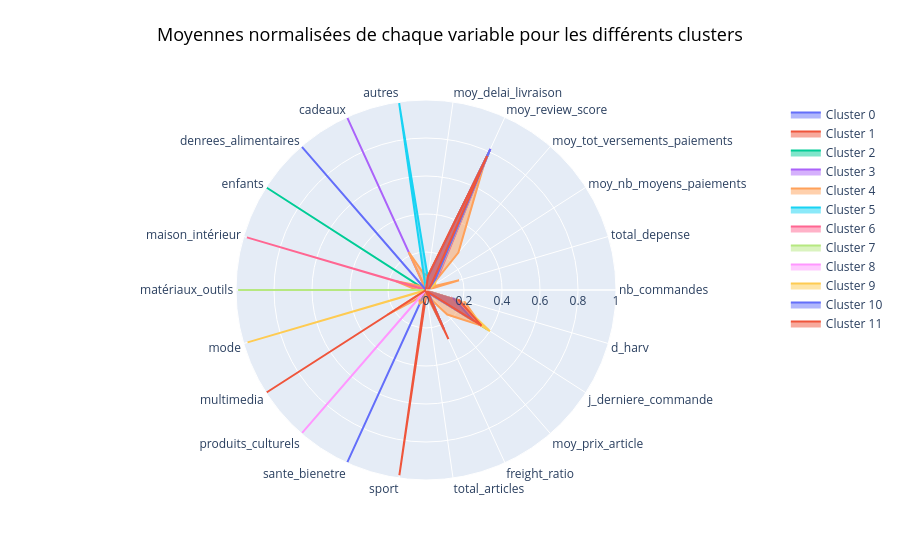

This figure's notebook cell:
### Code cell
#Cette fonction permet de représenter les groupes sur un radar de variables
cercle_kmeans(X_mm_clusters_moy, "kmeans_label")

### Figure 1 — Plotly figure (JSON) as saved in the notebook; plotly's stock layout.template omitted (floating-point values rounded to 4 significant figures)
{"data": [{"fill": "toself", "name": "Cluster 0", "r": [0.004198, 0.01915, 0.009656, 0.09561, 0.8065, 0.06739, 0.001259, 0, 0.0002799, 0, 0, 0, 0, 0.0008396, 0.0004198, 0.9972, 0, 0.01046, 0.2016, 0.01799, 0.3215, 0.1657], "theta": ["nb_commandes", "total_depense", "moy_nb_moyens_paiements", "moy_tot_versements_paiements", "moy_review_score", "moy_delai_livraison", "autres", "cadeaux", "denrees_alimentaires", "enfants", "maison_intérieur", "matériaux_outils", "mode", "multimedia", "produits_culturels", "sante_bienetre", "sport", "total_articles", "freight_ratio", "moy_prix_article", "j_derniere_commande", "d_harv"], "type": "scatterpolar"}, {"fill": "toself", "name": "Cluster 1", "r": [0.009417, 0.01862, 0.02059, 0.06374, 0.8041, 0.06817, 0.001314, 0.002628, 0.000657, 0.001314, 0, 0.001314, 0, 0.001752, 0.000657, 0.005256, 0.9851, 0.01601, 0.2085, 0.01619, 0.3502, 0.1654], "theta": ["nb_commandes", "total_depense", "moy_nb_moyens_paiements", "moy_tot_versements_paiements", "moy_review_score", "moy_delai_livraison", "autres", "cadeaux", "denrees_alimentaires", "enfants", "maison_intérieur", "matériaux_outils", "mode", "multimedia", "produits_culturels", "sante_bienetre", "sport", "total_articles", "freight_ratio", "moy_prix_article", "j_derniere_commande", "d_harv"], "type": "scatterpolar"}, {"fill": "toself", "name": "Cluster 2", "r": [0.003012, 0.01917, 0.02108, 0.08175, 0.8093, 0.06593, 0, 0.001506, 0, 0.9957, 0.000502, 0, 0, 0, 0.002259, 0, 0, 0.009173, 0.1943, 0.01798, 0.3866, 0.1596], "theta": ["nb_commandes", "total_depense", "moy_nb_moyens_paiements", "moy_tot_versements_paiements", "moy_review_score", "moy_delai_livraison", "autres", "cadeaux", "denrees_alimentaires", "enfants", "maison_intérieur", "matériaux_outils", "mode", "multimedia", "produits_culturels", "sante_bienetre", "sport", "total_articles", "freight_ratio", "moy_prix_article", "j_derniere_commande", "d_harv"], "type": "scatterpolar"}, {"fill": "toself", "name": "Cluster 3", "r": [0.002181, 0.02413, 0.02217, 0.1034, 0.8054, 0.06934, 0.0005453, 0.9959, 0, 0.000727, 0.0002726, 0, 0, 0.001091, 0.0003635, 0.001091, 0, 0.00694, 0.151, 0.02307, 0.3355, 0.1745], "theta": ["nb_commandes", "total_depense", "moy_nb_moyens_paiements", "moy_tot_versements_paiements", "moy_review_score", "moy_delai_livraison", "autres", "cadeaux", "denrees_alimentaires", "enfants", "maison_intérieur", "matériaux_outils", "mode", "multimedia", "produits_culturels", "sante_bienetre", "sport", "total_articles", "freight_ratio", "moy_prix_article", "j_derniere_commande", "d_harv"], "type": "scatterpolar"}, {"fill": "toself", "name": "Cluster 4", "r": [0.003527, 0.1814, 0.0291, 0.2604, 0.75, 0.07777, 0.0873, 0.2196, 0, 0.04233, 0.164, 0.04762, 0.005291, 0.2407, 0.05556, 0.07937, 0.0582, 0.01251, 0.0474, 0.1708, 0.3467, 0.2099], "theta": ["nb_commandes", "total_depense", "moy_nb_moyens_paiements", "moy_tot_versements_paiements", "moy_review_score", "moy_delai_livraison", "autres", "cadeaux", "denrees_alimentaires", "enfants", "maison_intérieur", "matériaux_outils", "mode", "multimedia", "produits_culturels", "sante_bienetre", "sport", "total_articles", "freight_ratio", "moy_prix_article", "j_derniere_commande", "d_harv"], "type": "scatterpolar"}, {"fill": "toself", "name": "Cluster 5", "r": [0.004214, 0.01743, 0.01896, 0.07025, 0.7837, 0.06647, 0.9933, 0.001896, 0, 0.001054, 0, 0, 0.0006321, 0.003161, 0, 0, 0, 0.01207, 0.2258, 0.01593, 0.3261, 0.164], "theta": ["nb_commandes", "total_depense", "moy_nb_moyens_paiements", "moy_tot_versements_paiements", "moy_review_score", "moy_delai_livraison", "autres", "cadeaux", "denrees_alimentaires", "enfants", "maison_intérieur", "matériaux_outils", "mode", "multimedia", "produits_culturels", "sante_bienetre", "sport", "total_articles", "freight_ratio", "moy_prix_article", "j_derniere_commande", "d_harv"], "type": "scatterpolar"}, {"fill": "toself", "name": "Cluster 6", "r": [0.01079, 0.01804, 0.0271, 0.09629, 0.7722, 0.07139, 0.00104, 0.002557, 0.0004456, 0.002177, 0.9826, 0.002287, 0.0006962, 0.002599, 0.0008787, 0.00257, 0.002126, 0.02874, 0.2257, 0.01437, 0.351, 0.1344], "theta": ["nb_commandes", "total_depense", "moy_nb_moyens_paiements", "moy_tot_versements_paiements", "moy_review_score", "moy_delai_livraison", "autres", "cadeaux", "denrees_alimentaires", "enfants", "maison_intérieur", "matériaux_outils", "mode", "multimedia", "produits_culturels", "sante_bienetre", "sport", "total_articles", "freight_ratio", "moy_prix_article", "j_derniere_commande", "d_harv"], "type": "scatterpolar"}, {"fill": "toself", "name": "Cluster 7", "r": [0.004333, 0.01867, 0.022, 0.08474, 0.789, 0.0706, 0.002, 0, 0, 0.001, 0.002, 0.9888, 0, 0.0045, 0.001, 0.0006667, 0, 0.02345, 0.2296, 0.01588, 0.3083, 0.1513], "theta": ["nb_commandes", "total_depense", "moy_nb_moyens_paiements", "moy_tot_versements_paiements", "moy_review_score", "moy_delai_livraison", "autres", "cadeaux", "denrees_alimentaires", "enfants", "maison_intérieur", "matériaux_outils", "mode", "multimedia", "produits_culturels", "sante_bienetre", "sport", "total_articles", "freight_ratio", "moy_prix_article", "j_derniere_commande", "d_harv"], "type": "scatterpolar"}, {"fill": "toself", "name": "Cluster 8", "r": [0.002825, 0.01515, 0.01453, 0.06743, 0.8166, 0.06798, 0, 0, 0, 0.001211, 0, 0, 0, 0, 0.9956, 0.003228, 0, 0.009025, 0.2257, 0.01439, 0.3125, 0.1605], "theta": ["nb_commandes", "total_depense", "moy_nb_moyens_paiements", "moy_tot_versements_paiements", "moy_review_score", "moy_delai_livraison", "autres", "cadeaux", "denrees_alimentaires", "enfants", "maison_intérieur", "matériaux_outils", "mode", "multimedia", "produits_culturels", "sante_bienetre", "sport", "total_articles", "freight_ratio", "moy_prix_article", "j_derniere_commande", "d_harv"], "type": "scatterpolar"}, {"fill": "toself", "name": "Cluster 9", "r": [0.01142, 0.01562, 0.05695, 0.07945, 0.7996, 0.06666, 0.003288, 0.00137, 0, 0.005479, 0, 0, 0.9788, 0.006393, 0, 0.00274, 0.001918, 0.01544, 0.214, 0.01432, 0.4001, 0.1673], "theta": ["nb_commandes", "total_depense", "moy_nb_moyens_paiements", "moy_tot_versements_paiements", "moy_review_score", "moy_delai_livraison", "autres", "cadeaux", "denrees_alimentaires", "enfants", "maison_intérieur", "matériaux_outils", "mode", "multimedia", "produits_culturels", "sante_bienetre", "sport", "total_articles", "freight_ratio", "moy_prix_article", "j_derniere_commande", "d_harv"], "type": "scatterpolar"}, {"fill": "toself", "name": "Cluster 10", "r": [0.002667, 0.01834, 0.024, 0.07791, 0.816, 0.06802, 0, 0, 0.9973, 0, 0.002667, 0, 0, 0, 0, 0, 0, 0.01018, 0.2277, 0.01767, 0.2984, 0.1483], "theta": ["nb_commandes", "total_depense", "moy_nb_moyens_paiements", "moy_tot_versements_paiements", "moy_review_score", "moy_delai_livraison", "autres", "cadeaux", "denrees_alimentaires", "enfants", "maison_intérieur", "matériaux_outils", "mode", "multimedia", "produits_culturels", "sante_bienetre", "sport", "total_articles", "freight_ratio", "moy_prix_article", "j_derniere_commande", "d_harv"], "type": "scatterpolar"}, {"fill": "toself", "name": "Cluster 11", "r": [0.003401, 0.01271, 0.02074, 0.04739, 0.7751, 0.07714, 0.0006583, 0, 0, 0.0006583, 0, 0, 0, 0.9977, 0, 0.0009875, 0, 0.01412, 0.2841, 0.01093, 0.3475, 0.178], "theta": ["nb_commandes", "total_depense", "moy_nb_moyens_paiements", "moy_tot_versements_paiements", "moy_review_score", "moy_delai_livraison", "autres", "cadeaux", "denrees_alimentaires", "enfants", "maison_intérieur", "matériaux_outils", "mode", "multimedia", "produits_culturels", "sante_bienetre", "sport", "total_articles", "freight_ratio", "moy_prix_article", "j_derniere_commande", "d_harv"], "type": "scatterpolar"}], "layout": {"polar": {"radialaxis": {"range": [0, 1], "visible": true}}, "showlegend": true, "title": {"font": {"color": "black", "size": 18}, "text": "Moyennes normalisées de chaque variable pour les différents clusters", "x": 0.5, "xanchor": "center", "y": 0.95, "yanchor": "top"}}}
